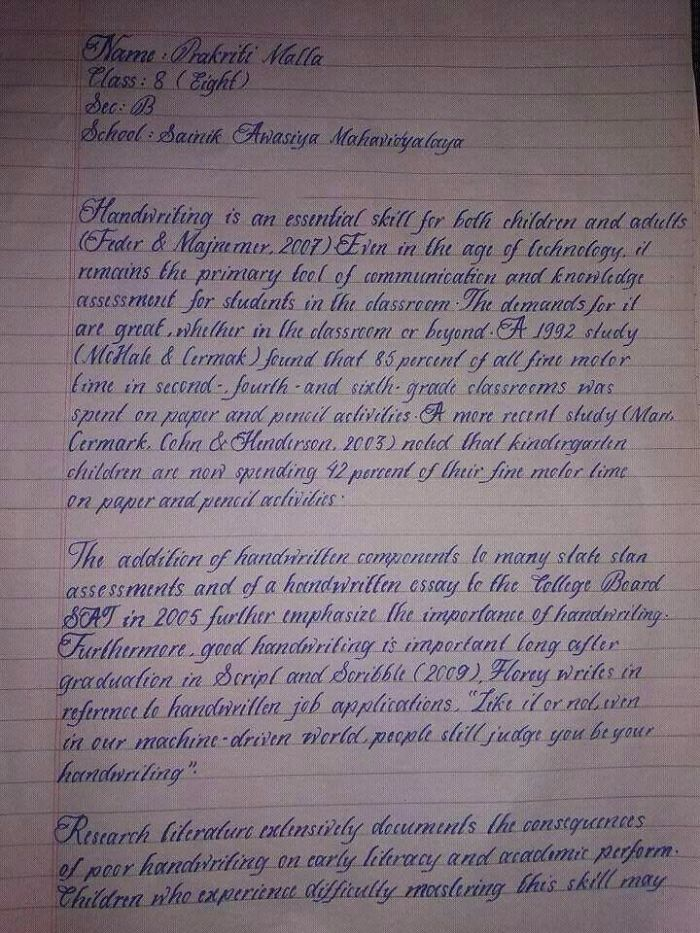
#> input picture imagetoread.png, 700 x 933 px
$ python -i outputfromline.py   (imports and definitions only)
#> lines starting #> are read from the running program, lines starting #| are printed output that depends on the picture; after the words box and inside, x2 and y2 are one past the last pixel; in counts of white or black regions, pixels touching at a corner belong together
from PIL import Image
from transformers import TrOCRProcessor, VisionEncoderDecoderModel
import numpy as np
import cv2

def get_text(inputs):
    pixel_values = processor(inputs, return_tensors="pt").pixel_values

    generated_ids = model.generate(pixel_values)
    generated_text = processor.batch_decode(generated_ids, skip_special_tokens=True)[0]
    output = generated_text

    return(output)

def extract_lines(path):
#> called with path = 'imagetoread.png'
    img = cv2.imread(path)
#> img is the input picture: shape (933, 700, 3); mean B, G, R 122.7, 113.4, 126.4
    img2 = cv2.imread(path)

    gray = cv2.cvtColor(img, cv2.COLOR_BGR2GRAY)
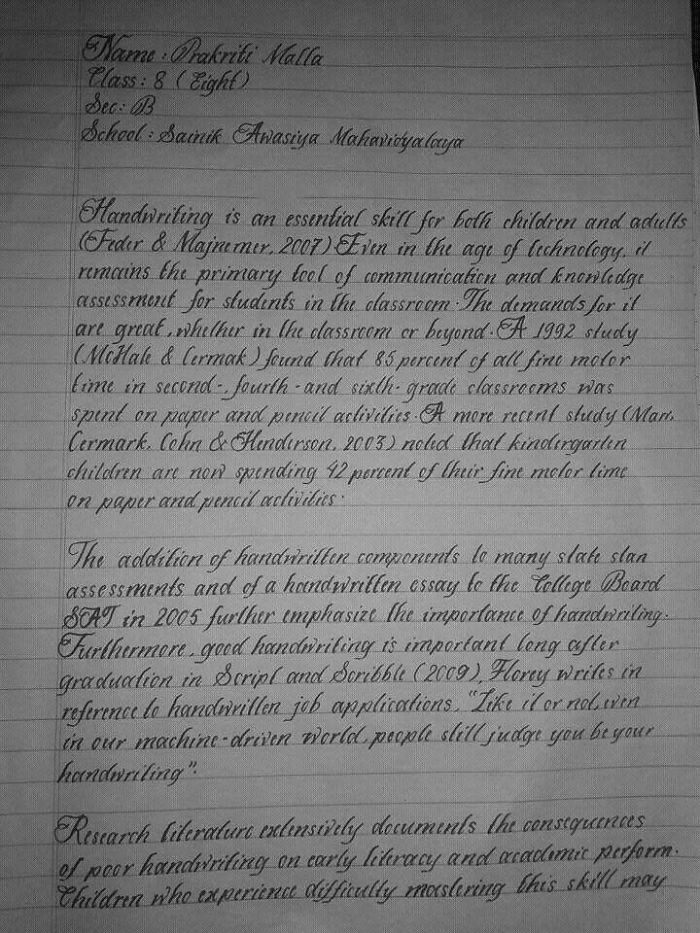
#> gray: shape (933, 700); min 0, max 253, mean 118.4
    ret, thresh1 = cv2.threshold(gray, 0, 255, cv2.THRESH_OTSU | cv2.THRESH_BINARY_INV)
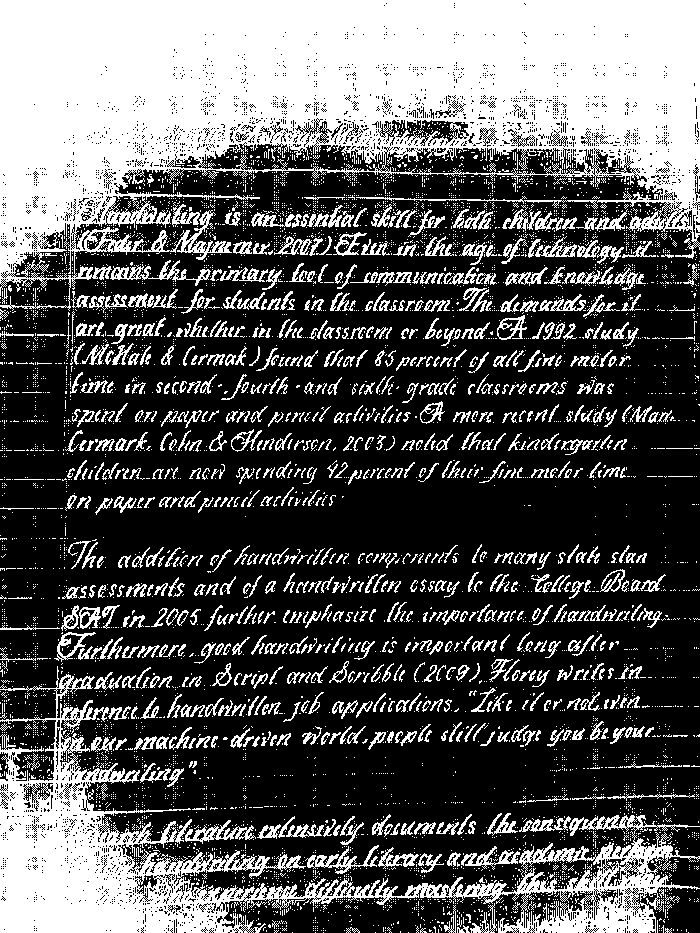
#> thresh1: shape (933, 700); 34.7% white; 5830 white regions (4993 under 20 px), largest, box (x1, y1, x2, y2) and area: (0, 0, 700, 311) 122862, (0, 666, 700, 933) 38365, (110, 260, 211, 286) 696
#> ret = 110
    rect_kernel = cv2.getStructuringElement(cv2.MORPH_RECT, (20, 20))
    dilation = cv2.dilate(thresh1, rect_kernel, iterations = 1)
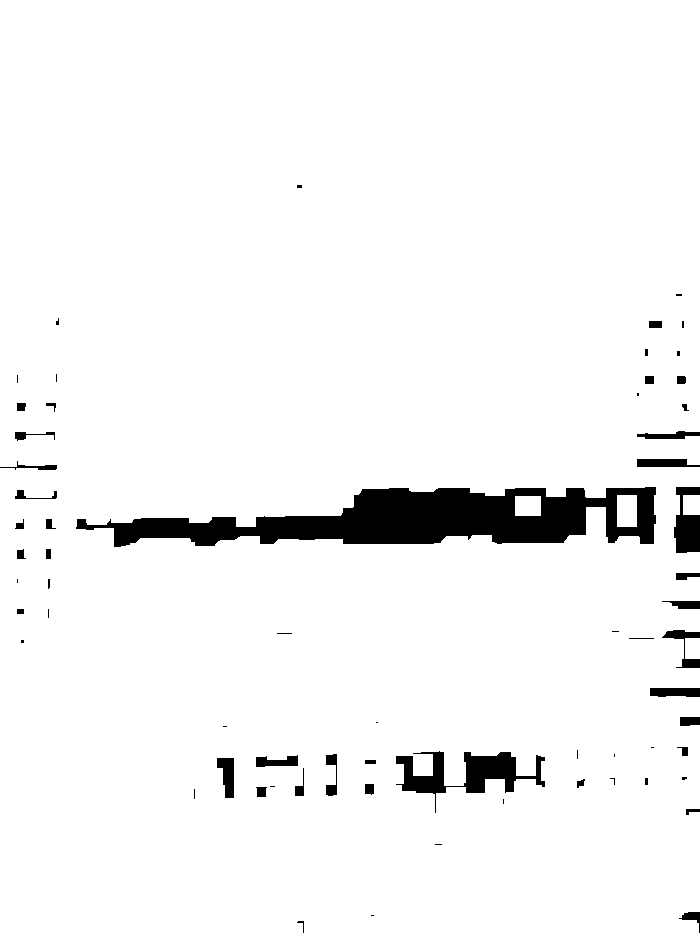
#> dilation: shape (933, 700); 95.7% white; 65 black regions (26 under 20 px)
    contours, hierarchy = cv2.findContours(dilation, cv2.RETR_EXTERNAL, cv2.CHAIN_APPROX_NONE)
#> contours = 3 contours; box (x1, y1, x2, y2) and area: (0, 0, 700, 933) 646690, (683, 495, 700, 515) 304, (685, 638, 700, 659) 280

    for cnt in contours:
        x, y, w, h = cv2.boundingRect(cnt)
        rect = cv2.rectangle(img2, (x, y), (x + w, y + h), (0, 255, 0), 2)


        cropped = img2[y:y + h, x:x + w]
        cv2.imshow('image', cropped)
        cv2.waitKey(50)
        print(get_text(cropped))
#> this loop made 1 pass
#> (x, y, w, h) on pass 1: (685, 638, 15, 21)

# [1 line that did not run here, left out]
# [1 line that did not run here, left out]

# [3 lines not run here, left out]

#> (the run stopped early here; a loop or call above may not have finished)
